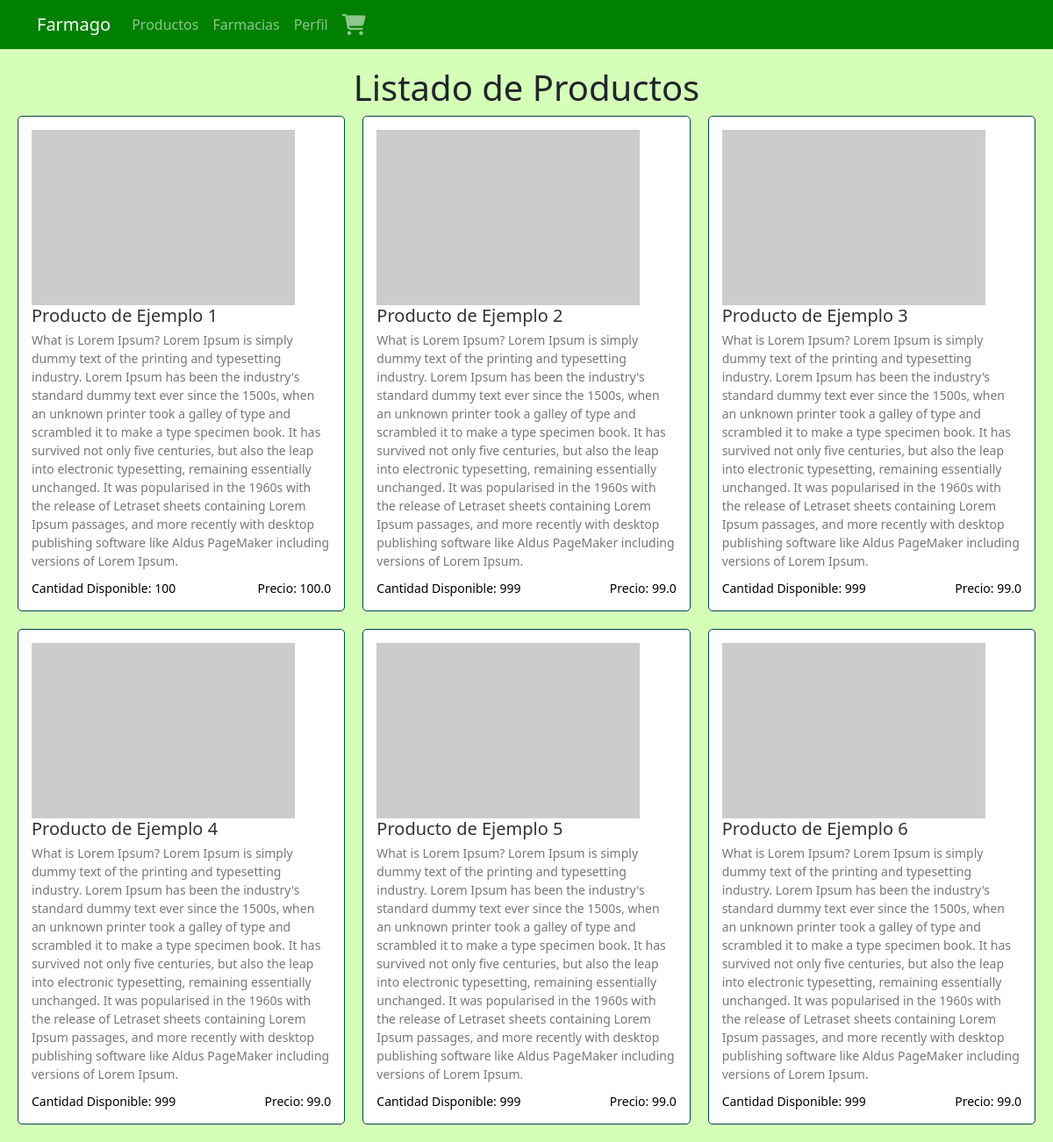
/productos/farmacia/1, run on the app's committed database.
### tables this page shows
CREATE TABLE productos (
                id INTEGER PRIMARY KEY AUTOINCREMENT,
                nombre TEXT,
                imagen TEXT,
                descripcion TEXT,
                cantidad INTEGER,
                precio_unitario REAL,
                id_categoria INTEGER,
                id_farmacia INTEGER, 
                FOREIGN KEY(id_categoria) REFERENCES categorias(id),
                FOREIGN KEY(id_farmacia) REFERENCES usuarios(id)
            );

### src/productos_client/productos_por_farmacia.py (the view)
def productos_por_farmacia(id_usuario):
    with app.app_context():
        db = get_db()
        cursor = db.cursor()
        cursor.execute("SELECT * FROM productos WHERE id_farmacia=?", (id_usuario,))
        productos = cursor.fetchall()
        farmacia_info = get_farmacia_info(id_usuario)
    return render_template(
        "productos_farmacia.html", productos=productos, farmacia_info=farmacia_info
    )

### src/helpers/helpers.py (called while the page is built)
def get_db():
    db = getattr(g, "_database", None)
    if db is None:
        db = g._database = sqlite3.connect(DATABASE)
    return db

@app.teardown_appcontext
def close_connection(exception):
    db = getattr(g, "_database", None)
    if db is not None:
        db.close()

def get_farmacia_info(id_usuario):
    with app.app_context():
        db = get_db()
        cursor = db.cursor()
        cursor.execute(
            "SELECT nombre, apellido, direccion, provincia, localidad, numero_telefono, correo_electronico, nombre_usuario, contraseña, logo_url FROM usuarios WHERE id = ?",
            (id_usuario,),
        )
        result = cursor.fetchone()
        return result if result else None

### templates/productos_farmacia.html (shortened to what this page needs)
{% extends 'base.html' %}
    {% block head %}
    <link rel="stylesheet" href="{{ url_for('static', filename='css/productos_farmacia.css') }}">
    {% endblock head %}
    {% block content %}
    <div class="productos">
        <h1>Listado de Productos</h1>
        <div class="product-list">
            {% for producto in productos %}
            <div
                class="product-card"
                onclick="window.location.href='{{ url_for('ver_detalle_producto', id_producto=producto[0]) }}';"
            >
                <div class="product-image">
                    <img src="{{ producto[2] }}" alt="">
                </div>
                <div class="product-info">
                    <h2 class="product-name">{{ producto[1] }}</h2>
                    <p class="product-description">{{ producto[3] }}</p>
                    <div class="product-details">
                        <p class="product-quantity">
                            Cantidad Disponible: {{ producto[4] }}
                        </p>
                        <p class="product-price">Precio: {{ producto[5] }}</p>
                    </div>
                </div>
            </div>
            {% endfor %}
        </div>
    {% endblock content%}

### templates/base.html (shortened to what this page needs)
<!DOCTYPE html>
<html lang="es">
    <head>
        {% block head %} {% endblock head %}
        <link
            rel="stylesheet"
            href="https://stackpath.bootstrapcdn.com/bootstrap/5.0.0-alpha2/css/bootstrap.min.css" />
        <link
            rel="stylesheet"
            href="{{ url_for('static', filename='css/base.css') }}" />
    </head>
    <body>
        <nav class="navbar navbar-expand-lg navbar-dark bg-dark">
            <div class="container">
                <a class="navbar-brand" href="/">Farmago</a>
                <div class="collapse navbar-collapse" id="navbarNav">
                    <ul class="navbar-nav ml-auto">
                        <li class="nav-item">
                            <a class="nav-link" href="/productos">Productos</a>
                        </li>
                        <li class="nav-item">
                            <a class="nav-link" href="/todas_farmacias"
                                >Farmacias</a
                            >
                        </li>
                        <li class="nav-item">
                            <a class="nav-link" href="/perfil">Perfil</a>
                        </li>
                        <li class="nav-item">
                            <a class="nav-link" href="/carrito"
                                ><i class="fa-solid fa-cart-shopping fa-xl"></i
                            ></a>
                        </li>
                    </ul>
                </div>
            </div>
        </nav>
        <div class="contain" id="contain">
            {% block content %} {% endblock %}
        </div>
    </body>
</html>

### static/css/productos_farmacia.css (style rules this page uses)
.productos { max-width: 1200px; margin: 0 auto; padding: 20px; }
h1 { text-align: center; margin-bottom: 30px; }
.product-list { display: grid; grid-template-columns: repeat(auto-fit, minmax(280px, 1fr)); grid-gap: 20px; }
.product-card { border: 1px solid #014649; border-radius: 5px; padding: 15px; background-color: #fff; cursor: pointer; }
.product-image { display: flex; justify-content: center; max-width: 300px; }
.product-image img { max-width: 100%; max-height: 100%; }
.product-name { font-size: 20px; margin: 0; color: #333; }
.product-description { font-size: 14px; color: #777; margin-top: 5px; margin-bottom: 10px; overflow: hidden; text-overflow: ellipsis; }
.product-details { display: flex; justify-content: space-between; }
.product-quantity, .product-price { font-size: 14px; margin: 0; color: black; }

### static/css/base.css (style rules this page uses)
html { background-color: #D5FFB9; }
.navbar { background-color: green !important; color: white !important; }
.contain { background-color: #D5FFB9; }

### data on the page
productos: nombre "Producto de Ejemplo 1", descripcion "What is Lorem Ipsum? Lorem Ipsum is simply dummy text of the printing and typesetting industry. Lorem Ipsum has been the industry's standard dummy text ever since the 1500s, when an unknown printer took a galley of type and scrambled it to make a type specimen book. It has survived not only five centuries, but also the leap into electronic typesetting, remaining essentially unchanged. It was popularised in the 1960s with the release of Letraset sheets containing Lorem Ipsum passages, and more recently with desktop publishing software like Aldus PageMaker including versions of Lorem Ipsum.", cantidad "100", precio_unitario "100.0"
productos: nombre "Producto de Ejemplo 2", descripcion "What is Lorem Ipsum? Lorem Ipsum is simply dummy text of the printing and typesetting industry. Lorem Ipsum has been the industry's standard dummy text ever since the 1500s, when an unknown printer took a galley of type and scrambled it to make a type specimen book. It has survived not only five centuries, but also the leap into electronic typesetting, remaining essentially unchanged. It was popularised in the 1960s with the release of Letraset sheets containing Lorem Ipsum passages, and more recently with desktop publishing software like Aldus PageMaker including versions of Lorem Ipsum.", cantidad "999", precio_unitario "99.0"
productos: nombre "Producto de Ejemplo 3", descripcion "What is Lorem Ipsum? Lorem Ipsum is simply dummy text of the printing and typesetting industry. Lorem Ipsum has been the industry's standard dummy text ever since the 1500s, when an unknown printer took a galley of type and scrambled it to make a type specimen book. It has survived not only five centuries, but also the leap into electronic typesetting, remaining essentially unchanged. It was popularised in the 1960s with the release of Letraset sheets containing Lorem Ipsum passages, and more recently with desktop publishing software like Aldus PageMaker including versions of Lorem Ipsum.", cantidad "999", precio_unitario "99.0"
productos: nombre "Producto de Ejemplo 4", descripcion "What is Lorem Ipsum? Lorem Ipsum is simply dummy text of the printing and typesetting industry. Lorem Ipsum has been the industry's standard dummy text ever since the 1500s, when an unknown printer took a galley of type and scrambled it to make a type specimen book. It has survived not only five centuries, but also the leap into electronic typesetting, remaining essentially unchanged. It was popularised in the 1960s with the release of Letraset sheets containing Lorem Ipsum passages, and more recently with desktop publishing software like Aldus PageMaker including versions of Lorem Ipsum.", cantidad "999", precio_unitario "99.0"
productos: nombre "Producto de Ejemplo 5", descripcion "What is Lorem Ipsum? Lorem Ipsum is simply dummy text of the printing and typesetting industry. Lorem Ipsum has been the industry's standard dummy text ever since the 1500s, when an unknown printer took a galley of type and scrambled it to make a type specimen book. It has survived not only five centuries, but also the leap into electronic typesetting, remaining essentially unchanged. It was popularised in the 1960s with the release of Letraset sheets containing Lorem Ipsum passages, and more recently with desktop publishing software like Aldus PageMaker including versions of Lorem Ipsum.", cantidad "999", precio_unitario "99.0"
productos: nombre "Producto de Ejemplo 6", descripcion "What is Lorem Ipsum? Lorem Ipsum is simply dummy text of the printing and typesetting industry. Lorem Ipsum has been the industry's standard dummy text ever since the 1500s, when an unknown printer took a galley of type and scrambled it to make a type specimen book. It has survived not only five centuries, but also the leap into electronic typesetting, remaining essentially unchanged. It was popularised in the 1960s with the release of Letraset sheets containing Lorem Ipsum passages, and more recently with desktop publishing software like Aldus PageMaker including versions of Lorem Ipsum.", cantidad "999", precio_unitario "99.0"
